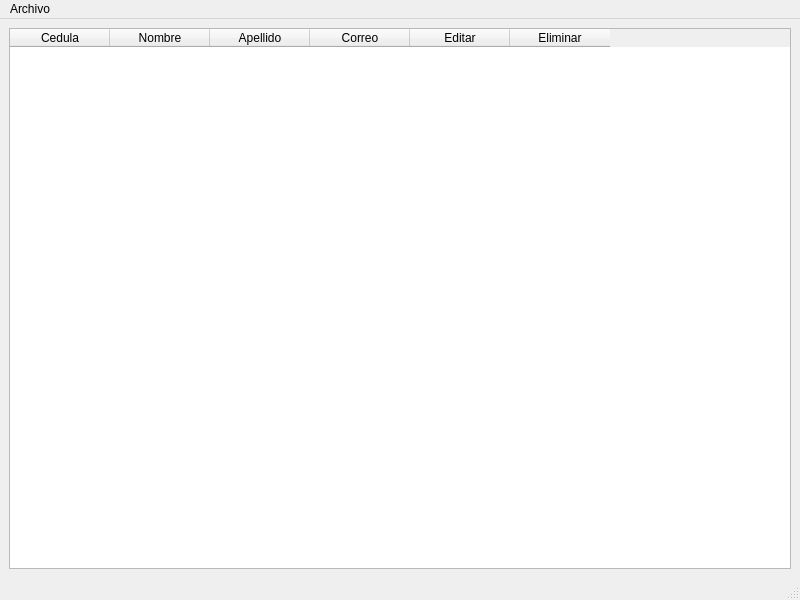
<?xml version="1.0" encoding="UTF-8"?>
<ui version="4.0">
 <class>customersTable</class>
 <widget class="QMainWindow" name="customersTable">
  <property name="geometry">
   <rect>
    <x>0</x>
    <y>0</y>
    <width>800</width>
    <height>600</height>
   </rect>
  </property>
  <property name="windowTitle">
   <string>Clientes</string>
  </property>
  <widget class="QWidget" name="centralwidget">
   <layout class="QVBoxLayout" name="verticalLayout">
    <item>
     <widget class="QTableWidget" name="costumerTableWidget">
      <column>
       <property name="text">
        <string>Cedula</string>
       </property>
      </column>
      <column>
       <property name="text">
        <string>Nombre</string>
       </property>
      </column>
      <column>
       <property name="text">
        <string>Apellido</string>
       </property>
      </column>
      <column>
       <property name="text">
        <string>Correo</string>
       </property>
      </column>
      <column>
       <property name="text">
        <string>Editar</string>
       </property>
      </column>
      <column>
       <property name="text">
        <string>Eliminar</string>
       </property>
      </column>
     </widget>
    </item>
   </layout>
  </widget>
  <widget class="QMenuBar" name="menubar">
   <property name="geometry">
    <rect>
     <x>0</x>
     <y>0</y>
     <width>800</width>
     <height>26</height>
    </rect>
   </property>
   <widget class="QMenu" name="menuArchivo">
    <property name="title">
     <string>Archivo</string>
    </property>
    <addaction name="addNewCustomerForm"/>
    <addaction name="quitCustomerFormButton"/>
   </widget>
   <addaction name="menuArchivo"/>
  </widget>
  <widget class="QStatusBar" name="statusbar"/>
  <action name="addNewCustomerForm">
   <property name="text">
    <string>Nuevo Cliente</string>
   </property>
  </action>
  <action name="quitCustomerFormButton">
   <property name="text">
    <string>Salir</string>
   </property>
  </action>
 </widget>
 <resources/>
 <connections/>
</ui>
